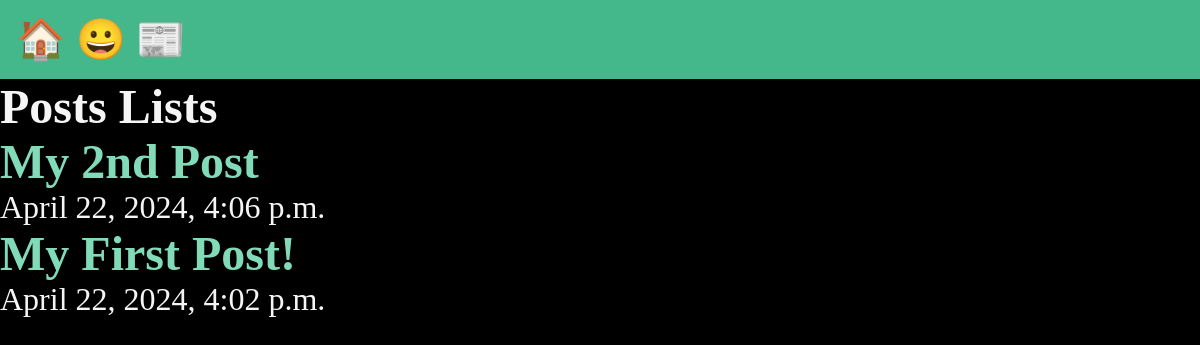
The app's page /posts/, older data.
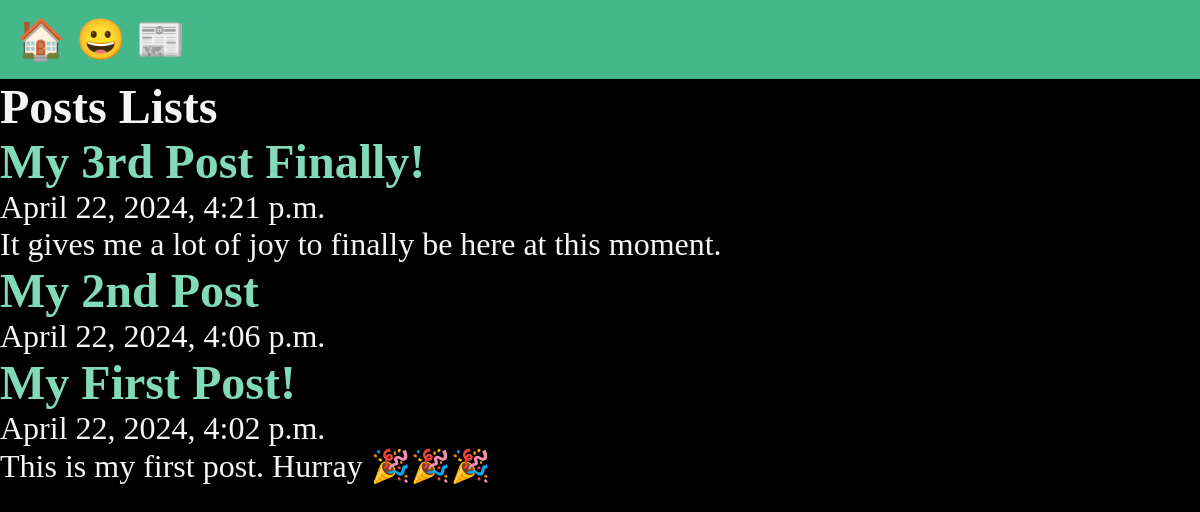
The same page, newer data.
### posts/models.py (models this page shows, shortened)
class Post(models.Model):
    title = models.CharField(max_length=75)
    body = models.TextField()
    slug = models.SlugField()
    date = models.DateTimeField(auto_now_add=True)
    banner = models.ImageField(default='fallback.png', blank=True)

### posts/views.py (the view)
# urls.py: path('', views.posts_list, name="list"),
def posts_list(request):
    posts = Post.objects.all().order_by('-date')
    return render(request, 'posts/posts_list.html', {'posts': posts})

### posts/templates/posts/posts_list.html (shortened to what this page needs)
{% extends "layout.html" %}
{% block content %}
    <section class="posts">
        <h1>Posts Lists</h1>
        {% for post in posts %}
            <article class="post">
                <h2>
                    <a href="{% url 'posts:page' slug=post.slug %}">
                        {{ post.title }}
                    </a>
                </h2>
                <p>{{ post.date }}</p>
                <p>{{ post.body }}</p>
            </article>
        {% endfor %}
    </section>
{% endblock %}

Row changes from the older to the newer data that the page shows:
added Post: title "My 3rd Post Finally!", date "April 22, 2024, 4:21 p.m.", body "It gives me a lot of joy to finally be here at this moment."
changed Post "My First Post!": body (not shown) → "This is my first post. Hurray 🎉🎉🎉"
